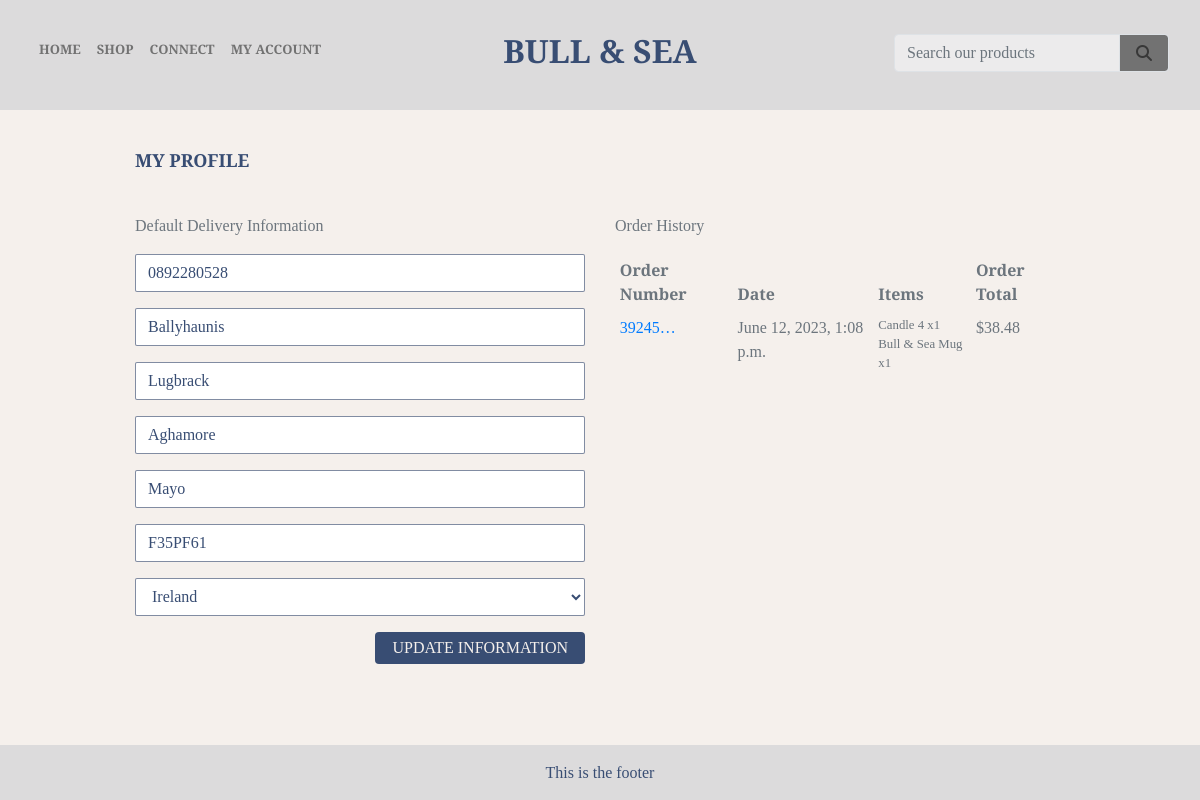
The page /profile/ (signed in) on the database as committed earlier.
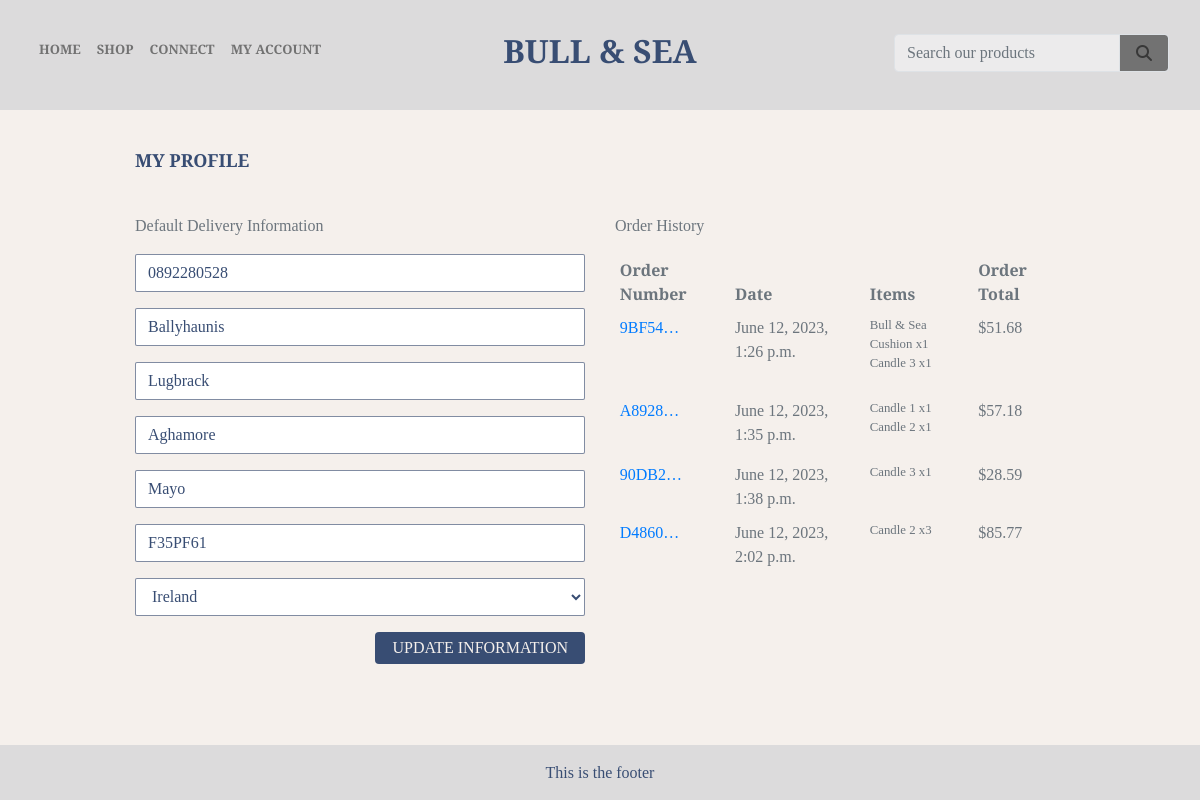
The same page on the database as committed later.
### checkout/models.py (models this page shows, shortened)
class Order(models.Model):
    order_number = models.CharField(max_length=32, null=False, editable=False)
    user_profile = models.ForeignKey(UserProfile, on_delete=models.SET_NULL, null=True, blank=True, related_name='orders')  # noqa
    full_name = models.CharField(max_length=50, null=False, blank=False)
    email = models.EmailField(max_length=254, null=False, blank=False)
    phone_number = models.CharField(max_length=20, null=False, blank=False)
    country = CountryField(blank_label='Country *', null=False, blank=False)
    postcode = models.CharField(max_length=20, null=True, blank=True)
    town_or_city = models.CharField(max_length=40, null=False, blank=False)
    street_address1 = models.CharField(max_length=80, null=False, blank=False)
    street_address2 = models.CharField(max_length=80, null=True, blank=True)
    county = models.CharField(max_length=80, null=True, blank=True)
    date = models.DateTimeField(auto_now_add=True)
    delivery_cost = models.DecimalField(max_digits=6, decimal_places=2, null=False, default=0)  # noqa
    order_total = models.DecimalField(max_digits=10, decimal_places=2, null=False, default=0)  # noqa
    grand_total = models.DecimalField(max_digits=10, decimal_places=2, null=False, default=0)  # noqa
    original_bag = models.TextField(null=False, blank=False, default='')
    stripe_pid = models.CharField(max_length=254, null=False, blank=False, default='')  # noqa

class OrderLineItem(models.Model):
    order = models.ForeignKey(Order, null=False, blank=False, on_delete=models.CASCADE, related_name='lineitems')  # noqa
    product = models.ForeignKey(Product, null=False, blank=False, on_delete=models.CASCADE)  # noqa
    quantity = models.IntegerField(null=False, blank=False, default=0)
    lineitem_total = models.DecimalField(max_digits=6, decimal_places=2, null=False, blank=False, editable=False)  # noqa

### products/models.py (models this page shows, shortened)
class Product(models.Model):
    category = models.ForeignKey('Category', null=True, blank=True, on_delete=models.SET_NULL)  # noqa
    sku = models.CharField(max_length=254, null=True, blank=True)
    name = models.CharField(max_length=254)
    description = models.TextField()
    price = models.DecimalField(max_digits=6, decimal_places=2)
    image_url = models.URLField(max_length=1024, null=True, blank=True)
    image = models.ImageField(null=True, blank=True)
    reviews = models.ManyToManyField('Review', related_name='product_reviews', blank=True)  # noqa

### profiles/views.py (the view)
# urls.py: path('profile/', include('profiles.urls')),
def profile(request):
    profile = get_object_or_404(UserProfile, user=request.user)
    if request.method == 'POST':
        form = UserProfileForm(request.POST, instance=profile)
        if form.is_valid():
            form.save()
            messages.success(request, 'Profile updated successfully')
        else:
            messages.error(request, 'Update failed. Please ensure the form is valid.')  # noqa
    else:
        form = UserProfileForm(instance=profile)
    orders = profile.orders.all()
    template = 'profiles/profile.html'
    context = {
        'form': form,
        'orders': orders,
        'on_profile_page': True
    }
    return render(request, template, context)

### profiles/forms.py
class UserProfileForm(forms.ModelForm):
    class Meta:
        model = UserProfile
        exclude = ('user',)
    def __init__(self, *args, **kwargs):
        super().__init__(*args, **kwargs)
        placeholders = {
            'default_phone_number': 'Phone Number',
            'default_postcode': 'Postal Code',
            'default_town_or_city': 'Town or City',
            'default_street_address1': 'Street Address 1',
            'default_street_address2': 'Street Address 2',
            'default_county': 'County, State or Locality',
        }
        self.fields['default_phone_number'].widget.attrs['autofocus'] = True
        for field in self.fields:
            if field != 'default_country':
                if self.fields[field].required:
                    placeholder = f'{placeholders[field]} *'
                else:
                    placeholder = placeholders[field]
                self.fields[field].widget.attrs['placeholder'] = placeholder
            self.fields[field].widget.attrs['class'] = 'border-black rounded-0 profile-form-input'  # noqa
            self.fields[field].label = False

### products/models.py (called while the page is built)
    def get_friendly_name(self):
        return self.friendly_name

### profiles/templates/profiles/profile.html (shortened to what this page needs)
{% extends "base.html" %}
{% load static %}
{% block extra_css %}
    <link rel="stylesheet" href="{% static 'profiles/css/profile.css' %}">
{% endblock %}
{% block page_header %}
    <div class="container header-container">
    </div>
{% endblock %}
{% block content %}
    <div class="overlay"></div>
    <div class="container">
        <div class="row">
            <div class="col hr-prod-spacer">
                <hr>
                <h2 class="logo-font mb-4 sub-header2-font">My Profile</h2>
                <hr>
            </div>
        </div>
        <div class="row">
            <div class="col-12 col-lg-6">
                <p class="text-muted">Default Delivery Information</p>
                <form class="mt-3" action="{% url 'profile' %}" method="POST" id="profile-update-form">
                    {{ form|crispy }}
                    <button class="rating-button btn rounded-2 text-uppercase float-right pb-0"><p class="pl-3 pr-3 mb-0">Update Information</p></button>
                </form>
            </div>
            <div class="col-12 col-lg-6">
                <p class="text-muted">Order History</p>
                <div class="order-history table-responsive">
                    <table class="table table-sm table-borderless text-muted">
                        <thead>
                            <tr>
                                <th>Order Number</th>
                                <th>Date</th>
                                <th>Items</th>
                                <th>Order Total</th>
                            </tr>
                        </thead>
                        <tbody>
                            {% for order in orders %}
                                <tr>
                                    <td>
                                        <a href="{% url 'order_history' order.order_number %}"
                                        title="{{ order.order_number }}">
                                            {{ order.order_number|truncatechars:6 }}
                                        </a>
                                    </td>
                                    <td>{{ order.date }}</td>
                                    <td>
                                        <ul class="list-unstyled">
                                            {% for item in order.lineitems.all %}
                                                <li class="small">
                                                    {{ item.product.name }} x{{ item.quantity }}
                                                </li>
                                            {% endfor %}
                                        </ul>
                                    </td>
                                    <td>${{ order.grand_total }}</td>
                                </tr>
                            {% endfor %}
                        </tbody>
                    </table>
                </div>
            </div>
        </div>
{% endblock %}

Rows that differ between the two databases and show on the page:
removed Order: order_number "39245…", date "June 12, 2023, 1:08 p.m.", grand_total "38.48"
removed OrderLineItem: product.name "Candle 4", quantity "1", shown under "39245…"
removed OrderLineItem: product.name "Bull & Sea Mug", quantity "1", shown under "39245…"
added Order: order_number "9BF54…", date "June 12, 2023, 1:26 p.m.", grand_total "51.68"
added OrderLineItem: product.name "Bull & Sea Cushion", quantity "1", shown under "9BF54…"
added OrderLineItem: product.name "Candle 3", quantity "1", shown under "9BF54…"
added Order: order_number "A8928…", date "June 12, 2023, 1:35 p.m.", grand_total "57.18"
added OrderLineItem: product.name "Candle 1", quantity "1", shown under "A8928…"
added OrderLineItem: product.name "Candle 2", quantity "1", shown under "A8928…"
added Order: order_number "90DB2…", date "June 12, 2023, 1:38 p.m.", grand_total "28.59"
added OrderLineItem: product.name "Candle 3", quantity "1", shown under "90DB2…"
added Order: order_number "D4860…", date "June 12, 2023, 2:02 p.m.", grand_total "85.77"
added OrderLineItem: product.name "Candle 2", quantity "3", shown under "D4860…"
